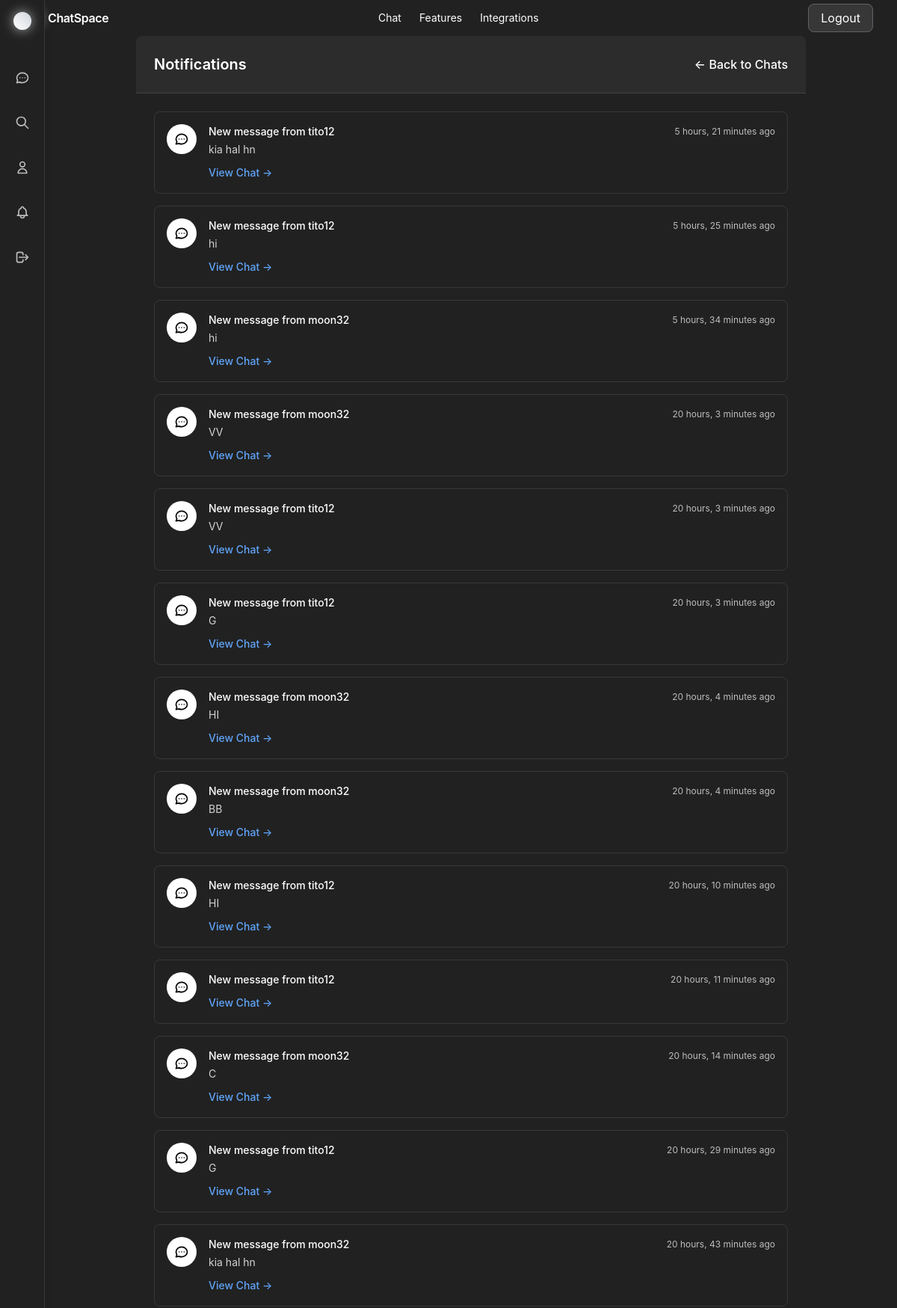
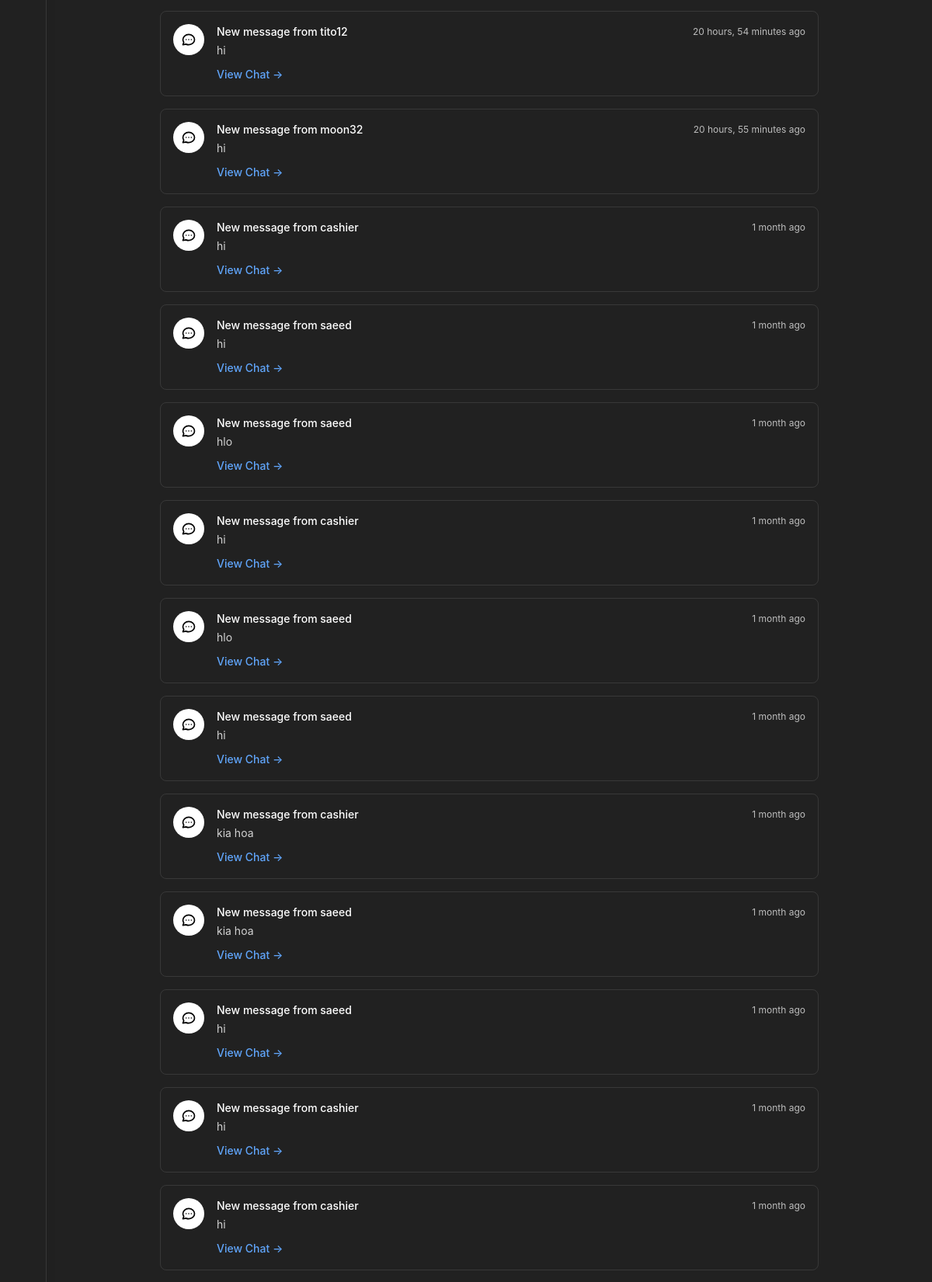
Page /notifications/ (signed in, upper part) on the committed database (2 pictures, top to bottom).
### app1/models.py (models this page shows, shortened)
class Notification(models.Model):
    NOTIFICATION_TYPE_CHOICES = [
        ('message', 'New Message'),
        ('mention', 'Mention'),
        ('group_invite', 'Group Invite'),
        ('call', 'Call'),
    ]
    id = models.UUIDField(primary_key=True, default=uuid.uuid4, editable=False)
    user = models.ForeignKey(User, on_delete=models.CASCADE, related_name='notifications')
    notification_type = models.CharField(max_length=20, choices=NOTIFICATION_TYPE_CHOICES)
    title = models.CharField(max_length=100)
    message = models.TextField()
    is_read = models.BooleanField(default=False)
    created_at = models.DateTimeField(auto_now_add=True)
    related_message = models.ForeignKey(Message, on_delete=models.CASCADE, blank=True, null=True)
    related_room = models.ForeignKey(ChatRoom, on_delete=models.CASCADE, blank=True, null=True)
    class Meta:
        db_table = 'notifications'
        ordering = ['-created_at']

### app1/views.py (the view)
# urls.py: path('notifications/', views.notifications, name='notifications'),
@login_required
def notifications(request):
    notifications = Notification.objects.filter(user=request.user).order_by('-created_at')
    unread_notifications = notifications.filter(is_read=False)
    for notification in unread_notifications:
        notification.is_read = True
        notification.save()
    return render(request, 'app1/notifications.html', {'notifications': notifications})

### app1/context_processors.py (called while the page is built)
def notifications_context(request):
    if request.user.is_authenticated:
        return {
            'notifications': Notification.objects.filter(user=request.user).order_by('-created_at')[:10]
        }
    return {}

### app1/templates/app1/notifications.html (shortened to what this page needs)
{% extends 'app1/base.html' %}
{% block content %}
<div class="max-w-4xl mx-auto h-auto py-12">
    <div class="rounded-lg overflow-hidden glass">
        <div class="p-6 bg-white/5 border-b border-white/10">
            <div class="flex items-center justify-between">
                <h2 class="text-xl font-semibold text-white">Notifications</h2>
                <a href="{% url 'chat_list' %}" class="text-white hover:text-white font-medium">
                    ← Back to Chats
                </a>
            </div>
        </div>
        <div class="p-6">
            {% if notifications %}
                <div class="space-y-4">
                    {% for notification in notifications %}
                    <div class="flex items-start space-x-4 p-4 border border-white/10 rounded-lg {% if not notification.is_read %}bg-white/10{% else %}hover:bg-white/5{% endif %}">
                        <div class="flex-shrink-0">
                            {% if notification.notification_type == 'message' %}
                                <div class="w-10 h-10 bg-white rounded-full flex items-center justify-center text-black">
                                    <svg class="w-5 h-5" fill="none" stroke="currentColor" viewBox="0 0 24 24">
                                        <path stroke-linecap="round" stroke-linejoin="round" stroke-width="2" d="M8 12h.01M12 12h.01M16 12h.01M21 12c0 4.418-4.03 8-9 8a9.863 9.863 0 01-4.255-.949L3 20l1.395-3.72C3.512 15.042 3 13.574 3 12c0-4.418 4.03-8 9-8s9 3.582 9 8z"></path>
                                    </svg>
                                </div>
                            {% endif %}
                        </div>
                        <div class="flex-1 min-w-0">
                            <div class="flex items-center justify-between">
                                <h3 class="text-sm font-medium text-white">{{ notification.title }}</h3>
                                <div class="flex items-center space-x-2">
                                    <span class="text-xs text-white/70">{{ notification.created_at|timesince }} ago</span>
                                </div>
                            </div>
                            <p class="text-sm text-white/80 mt-1">{{ notification.message }}</p>
                            {% if notification.related_room %}
                                <div class="mt-2">
                                    <a href="{% url 'chat_room' notification.related_room.id %}"
                                       class="text-sm text-blue-400 hover:text-blue-300 font-medium">
                                        View Chat →
                                    </a>
                                </div>
                            {% endif %}
                        </div>
                    </div>
                    {% endfor %}
                </div>
            {% endif %}
        </div>
    </div>
</div>
{% endblock %}

### app1/templates/app1/base.html (style rules this page uses)
:root { --bg-primary: #212121; --bg-secondary: #303030; --border-color: rgba(255, 255, 255, 0.1); --text-primary: #ffffff; --hover-color: #424242; }
html, body { height: 100%; margin: 0; padding: 0; background-color: var(--bg-primary); color: var(--text-primary); font-family: 'Inter', system-ui, -apple-system, sans-serif; }
body { overflow: hidden !important; }

### rows in the picture
Notification: notification_type "message" (drawn), title "New message from tito12", created_at "5 hours, 21 minutes", message "kia hal hn", shows "View Chat →"
Notification: notification_type "message" (drawn), title "New message from tito12", created_at "5 hours, 25 minutes", message "hi", shows "View Chat →"
Notification: notification_type "message" (drawn), title "New message from moon32", created_at "5 hours, 34 minutes", message "hi", shows "View Chat →"
Notification: notification_type "message" (drawn), title "New message from moon32", created_at "20 hours, 3 minutes", message "VV", shows "View Chat →"
Notification: notification_type "message" (drawn), title "New message from tito12", created_at "20 hours, 3 minutes", message "VV", shows "View Chat →"
Notification: notification_type "message" (drawn), title "New message from tito12", created_at "20 hours, 3 minutes", message "G", shows "View Chat →"
Notification: notification_type "message" (drawn), title "New message from moon32", created_at "20 hours, 4 minutes", message "HI", shows "View Chat →"
Notification: notification_type "message" (drawn), title "New message from moon32", created_at "20 hours, 4 minutes", message "BB", shows "View Chat →"
Notification: notification_type "message" (drawn), title "New message from tito12", created_at "20 hours, 10 minutes", message "HI", shows "View Chat →"
Notification: notification_type "message" (drawn), title "New message from tito12", created_at "20 hours, 11 minutes", shows "View Chat →"
Notification: notification_type "message" (drawn), title "New message from moon32", created_at "20 hours, 14 minutes", message "C", shows "View Chat →"
Notification: notification_type "message" (drawn), title "New message from tito12", created_at "20 hours, 29 minutes", message "G", shows "View Chat →"
Notification: notification_type "message" (drawn), title "New message from moon32", created_at "20 hours, 43 minutes", message "kia hal hn", shows "View Chat →"
Notification: notification_type "message" (drawn), title "New message from tito12", created_at "20 hours, 54 minutes", message "hi", shows "View Chat →"
Notification: notification_type "message" (drawn), title "New message from moon32", created_at "20 hours, 55 minutes", message "hi", shows "View Chat →"
Notification: notification_type "message" (drawn), title "New message from cashier", created_at "1 month", message "hi", shows "View Chat →"
Notification: notification_type "message" (drawn), title "New message from saeed", created_at "1 month", message "hi", shows "View Chat →"
Notification: notification_type "message" (drawn), title "New message from saeed", created_at "1 month", message "hlo", shows "View Chat →"
Notification: notification_type "message" (drawn), title "New message from cashier", created_at "1 month", message "hi", shows "View Chat →"
Notification: notification_type "message" (drawn), title "New message from saeed", created_at "1 month", message "hlo", shows "View Chat →"
Notification: notification_type "message" (drawn), title "New message from saeed", created_at "1 month", message "hi", shows "View Chat →"
Notification: notification_type "message" (drawn), title "New message from cashier", created_at "1 month", message "kia hoa", shows "View Chat →"
Notification: notification_type "message" (drawn), title "New message from saeed", created_at "1 month", message "kia hoa", shows "View Chat →"
Notification: notification_type "message" (drawn), title "New message from saeed", created_at "1 month", message "hi", shows "View Chat →"
Notification: notification_type "message" (drawn), title "New message from cashier", created_at "1 month", message "hi", shows "View Chat →"
Notification: notification_type "message" (drawn), title "New message from cashier", created_at "1 month", message "hi", shows "View Chat →"
